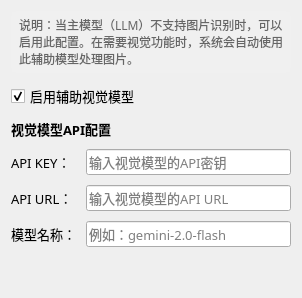
             <widget class="QWidget" name="tab_vision">
              <attribute name="title">
               <string>辅助视觉模型配置</string>
              </attribute>
              <layout class="QVBoxLayout" name="verticalLayout_vision">
               <property name="spacing">
                <number>10</number>
               </property>
               <item>
                <widget class="QLabel" name="label_vision_description">
                 <property name="font">
                  <font>
                   <family>微软雅黑</family>
                   <pointsize>9</pointsize>
                  </font>
                 </property>
                 <property name="text">
                  <string>说明：当主模型（LLM）不支持图片识别时，可以启用此配置。在需要视觉功能时，系统会自动使用此辅助模型处理图片。</string>
                 </property>
                 <property name="wordWrap">
                  <bool>true</bool>
                 </property>
                 <property name="styleSheet">
                  <string notr="true">color: #666666; padding: 5px; background-color: #f0f0f0; border-radius: 5px;</string>
                 </property>
                </widget>
               </item>
               <item>
                <widget class="QCheckBox" name="checkBox_use_vision_model">
                 <property name="font">
                  <font>
                   <family>微软雅黑</family>
                   <pointsize>10</pointsize>
                  </font>
                 </property>
                 <property name="text">
                  <string>启用辅助视觉模型</string>
                 </property>
                 <property name="checked">
                  <bool>true</bool>
                 </property>
                </widget>
               </item>
               <item>
                <widget class="QLabel" name="label_vision_model_title">
                 <property name="font">
                  <font>
                   <family>微软雅黑</family>
                   <pointsize>10</pointsize>
                   <weight>75</weight>
                   <bold>true</bold>
                  </font>
                 </property>
                 <property name="text">
                  <string>视觉模型API配置</string>
                 </property>
                </widget>
               </item>
               <item>
                <layout class="QGridLayout" name="gridLayout_vision">
                 <property name="horizontalSpacing">
                  <number>10</number>
                 </property>
                 <property name="verticalSpacing">
                  <number>10</number>
                 </property>
                 <item row="0" column="0">
                  <widget class="QLabel" name="label_vision_api_key">
                   <property name="font">
                    <font>
                     <family>微软雅黑</family>
                     <pointsize>10</pointsize>
                    </font>
                   </property>
                   <property name="text">
                    <string>API KEY：</string>
                   </property>
                  </widget>
                 </item>
                 <item row="0" column="1">
                  <widget class="QLineEdit" name="lineEdit_vision_api_key">
                   <property name="font">
                    <font>
                     <family>微软雅黑</family>
                     <pointsize>10</pointsize>
                    </font>
                   </property>
                   <property name="echoMode">
                    <enum>QLineEdit::Password</enum>
                   </property>
                   <property name="placeholderText">
                    <string>输入视觉模型的API密钥</string>
                   </property>
                  </widget>
                 </item>
                 <item row="1" column="0">
                  <widget class="QLabel" name="label_vision_api_url">
                   <property name="font">
                    <font>
                     <family>微软雅黑</family>
                     <pointsize>10</pointsize>
                    </font>
                   </property>
                   <property name="text">
                    <string>API URL：</string>
                   </property>
                  </widget>
                 </item>
                 <item row="1" column="1">
                  <widget class="QLineEdit" name="lineEdit_vision_api_url">
                   <property name="font">
                    <font>
                     <family>微软雅黑</family>
                     <pointsize>10</pointsize>
                    </font>
                   </property>
                   <property name="placeholderText">
                    <string>输入视觉模型的API URL</string>
                   </property>
                  </widget>
                 </item>
                 <item row="2" column="0">
                  <widget class="QLabel" name="label_vision_model">
                   <property name="font">
                    <font>
                     <family>微软雅黑</family>
                     <pointsize>10</pointsize>
                    </font>
                   </property>
                   <property name="text">
                    <string>模型名称：</string>
                   </property>
                  </widget>
                 </item>
                 <item row="2" column="1">
                  <widget class="QLineEdit" name="lineEdit_vision_model">
                   <property name="font">
                    <font>
                     <family>微软雅黑</family>
                     <pointsize>10</pointsize>
                    </font>
                   </property>
                   <property name="placeholderText">
                    <string>例如：gemini-2.0-flash</string>
                   </property>
                  </widget>
                 </item>
                </layout>
               </item>
               <item>
                <spacer name="verticalSpacer_vision">
                 <property name="orientation">
                  <enum>Qt::Vertical</enum>
                 </property>
                 <property name="sizeHint" stdset="0">
                  <size>
                   <width>20</width>
                   <height>40</height>
                  </size>
                 </property>
                </spacer>
               </item>
              </layout>
             </widget>
